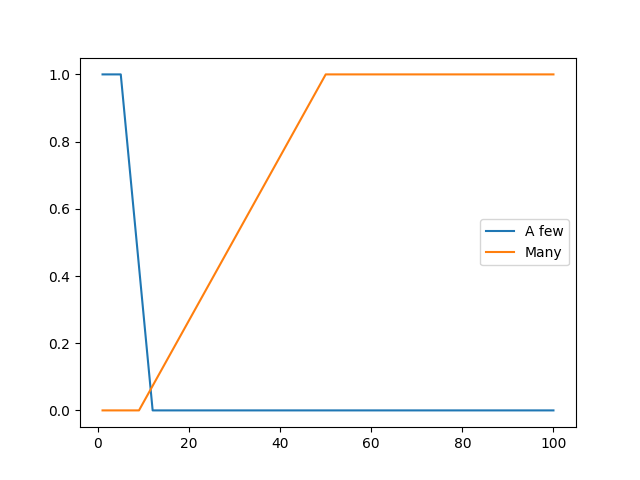

The script that saved this image:
import matplotlib.pyplot as plt

a_few = {1:1,5:1,12:0,100:0}
many = {1:0,9:0,50:1,100:1}

plt.plot(a_few.keys(),a_few.values())
plt.plot(many.keys(),many.values())
plt.legend(['A few','Many'])
plt.savefig('fuzzy.png')
plt.show()
